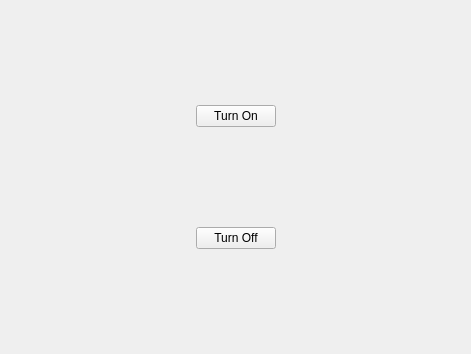
<?xml version="1.0" encoding="UTF-8"?>
<ui version="4.0">
 <class>Form</class>
 <widget class="QWidget" name="Form">
  <property name="geometry">
   <rect>
    <x>0</x>
    <y>0</y>
    <width>471</width>
    <height>354</height>
   </rect>
  </property>
  <property name="windowTitle">
   <string>Lights Camera Action</string>
  </property>
  <layout class="QHBoxLayout" name="horizontalLayout">
   <item>
    <spacer name="horizontalSpacer_2">
     <property name="orientation">
      <enum>Qt::Horizontal</enum>
     </property>
     <property name="sizeHint" stdset="0">
      <size>
       <width>40</width>
       <height>20</height>
      </size>
     </property>
    </spacer>
   </item>
   <item>
    <layout class="QVBoxLayout" name="verticalLayout_3">
     <item>
      <widget class="QPushButton" name="turn_on">
       <property name="text">
        <string>Turn On</string>
       </property>
      </widget>
     </item>
     <item>
      <widget class="QPushButton" name="turn_off">
       <property name="text">
        <string>Turn Off</string>
       </property>
      </widget>
     </item>
    </layout>
   </item>
   <item>
    <spacer name="horizontalSpacer">
     <property name="orientation">
      <enum>Qt::Horizontal</enum>
     </property>
     <property name="sizeHint" stdset="0">
      <size>
       <width>40</width>
       <height>20</height>
      </size>
     </property>
    </spacer>
   </item>
  </layout>
 </widget>
 <resources/>
 <connections/>
</ui>
